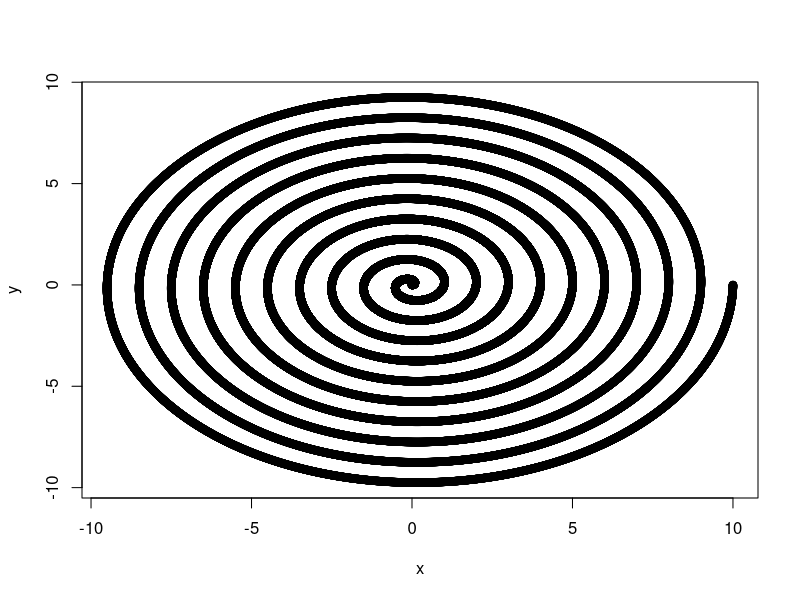

Write R code to recreate this figure.
## ---- chunk 1
knitr::opts_chunk$set(echo = TRUE)
## ---- chunk 2
#for n = 0
#h(x,0) = 1

#for n=1
#h(x, 1)= 1 + x

#for n = 2
#h(x, 2)= 1 + x + x^2
n=10
h=1
x=2
for (i in 1:n){
  h <- h + x^i
  #print(h)
}

print(h)
## ---- chunk 3
library(dplyr)
#x <- c(1,2,3,4,5,6,7)

x[seq(1, length(x), by = 3)] %>%
  sum()
## ---- chunk 4
test <- c(10:1, 50)
Minimum_function <- function(x){
  
  x.min <- x[1]
  for (i in 1:length(x)){
    if (x[i] < x.min) {
      x.min <- x[i] 
    }
  }
  print(x.min)
}

Minimum_function(test)

## ---- chunk 5
#set.seed(1) for testing

craps_testing <- function() {
  roll_1 <- sum(ceiling(6*runif(2)))
  if (roll_1 == 7 | roll_1 == 11) {print( paste("rolled a", roll_1, "you win"))}
  else {
  print(roll_1)
  dice_roll <- sum(ceiling(6*runif(2)))
  while (dice_roll != roll_1 & dice_roll != 7 & dice_roll != 11)
 {
    print(dice_roll)
dice_roll <- sum(ceiling(6*runif(2)))
  }
  if (dice_roll == roll_1) print(paste("Your roll matched your first roll, YOU WIN!!!", dice_roll))
  else print(paste("You lose, life is hard...", dice_roll))
}}

craps_testing()
## ---- chunk 6
craps <- function() {
  roll_1 <- sum(ceiling(6*runif(2)))
  if (roll_1 == 7 | roll_1 == 11) {print( paste("rolled a", roll_1, "you win"))}
  else {
  dice_roll <- sum(ceiling(6*runif(2)))
  while (dice_roll != roll_1 & dice_roll != 7 & dice_roll != 11)
 {
dice_roll <- sum(ceiling(6*runif(2)))
  }
  if (dice_roll == roll_1) print("Your roll matched your first roll, YOU WIN!!!")
  else print("You lose, life is hard...")
}}

craps()
## ---- chunk 7
t <- seq(0, 10, by = 0.0001)
x <- t *cos(2*pi*t)
y <- t *sin(2*pi*t)
plot(x, y)
